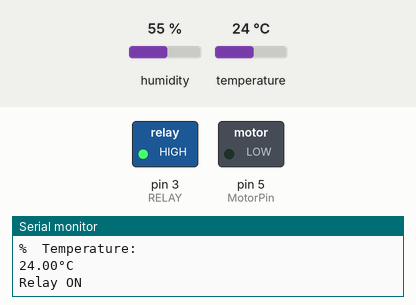
Recording of a sketch running on a simulated Arduino Uno, built with avr-gcc and run on an emulated ATmega328P. On the bench: switched loads named in the sketch (green lamp = pin HIGH), the last lines printed to the serial monitor. The inputs (shaded band) are chosen by the test bench; at power-on: temperature 24 °C, humidity 55 %.

Above: at 2.8 s.
2.9 s: temperature set to 27 °C
At 5.2 s:
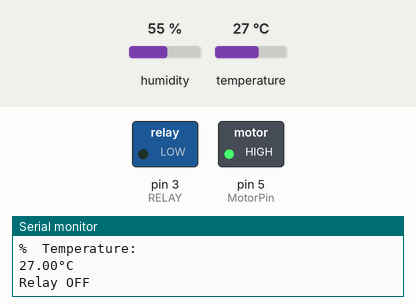
5.6 s: temperature set to 12 °C
At 6.6 s:
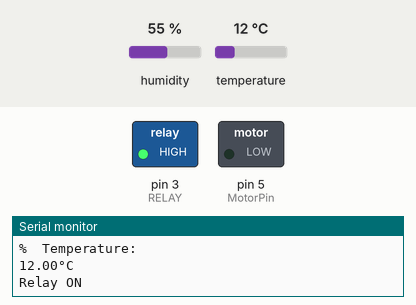
8.3 s: temperature set to 28 °C
At 11.4 s:
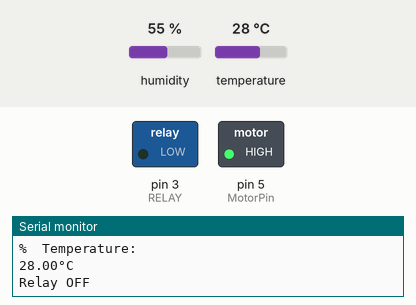
Timing chart, 0 to 12.9 s (numbered marks = the images above; inputs shaded):
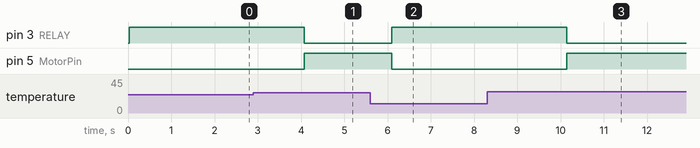

The sketch:

temp.ino
```cpp
#include "DHT.h"


#define DHTPIN 2
#define DHTTYPE DHT11
#define MotorPin 5
int MotorDurum = LOW;
const int RELAY=3;

DHT dht(DHTPIN, DHTTYPE);

int SetPoint=25;

void setup()
{
  Serial.begin(9600); // Seri iletişimi başlatıyoruz.
  Serial.println(F("DHTxx test!"));
  pinMode(RELAY,OUTPUT);
  pinMode(MotorPin,OUTPUT);

  digitalWrite(RELAY,LOW);

  dht.begin();
}

void loop()
{
  float t = dht.readTemperature();


  Serial.println(F("%  Temperature: "));
  Serial.print(t);
  Serial.print(F("°C "));
  Serial.println();

  if(t > SetPoint){
   digitalWrite(RELAY,LOW);    //Turn off heater
   Serial.println(F("Relay OFF"));
   if (MotorDurum==LOW){
    MotorDurum = HIGH;
   }


   }
  else{
    digitalWrite(RELAY,HIGH);
    Serial.println(F("Relay ON"));
    MotorDurum = LOW;
  }

  digitalWrite(MotorPin,MotorDurum);
  delay(1000);

}
```

Measured:
- the behaviour switches between 25 and 26 °C on temperature (found by bisection; images 0 and 1)
- after the input at 2.9 s, pin 3 (RELAY): HIGH → LOW after 1.2 s; pin 5 (MotorPin): LOW → HIGH after 1.2 s
- after the input at 5.6 s, pin 3 (RELAY): LOW → HIGH after 0.50 s; pin 5 (MotorPin): HIGH → LOW after 0.50 s
- after the input at 8.3 s, pin 3 (RELAY): HIGH → LOW after 1.8 s; pin 5 (MotorPin): LOW → HIGH after 1.8 s
